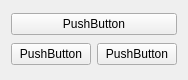
<?xml version="1.0" encoding="UTF-8"?>
<ui version="4.0">
 <class>Form</class>
 <widget class="QWidget" name="Form">
  <property name="geometry">
   <rect>
    <x>0</x>
    <y>0</y>
    <width>178</width>
    <height>80</height>
   </rect>
  </property>
  <property name="windowTitle">
   <string>Form</string>
  </property>
  <layout class="QHBoxLayout" name="horizontalLayout_2">
   <item>
    <layout class="QVBoxLayout" name="verticalLayout">
     <item>
      <widget class="QPushButton" name="pushButton">
       <property name="text">
        <string>PushButton</string>
       </property>
      </widget>
     </item>
     <item>
      <layout class="QHBoxLayout" name="horizontalLayout">
       <item>
        <widget class="QPushButton" name="pushButton_3">
         <property name="text">
          <string>PushButton</string>
         </property>
        </widget>
       </item>
       <item>
        <widget class="QPushButton" name="pushButton_2">
         <property name="text">
          <string>PushButton</string>
         </property>
        </widget>
       </item>
      </layout>
     </item>
    </layout>
   </item>
  </layout>
 </widget>
 <resources/>
 <connections/>
</ui>
